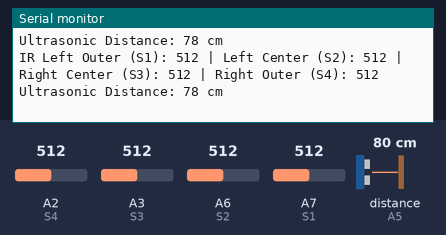
Bench run of a sketch on a simulated Arduino Nano, built with avr-gcc and run on an emulated ATmega328P. On the bench: the last lines printed to the serial monitor. Wiring (inferred from the names in the program): ultrasonic range finder: trigger A4; echo A5. The test bench sets the inputs (shaded band); at power-on: distance to the obstacle (sensor on A5) 80 cm, A2 (S4) = 512, A3 (S3) = 512, A6 (S2) = 512, A7 (S1) = 512. The echo pulse lasts 58.3 µs per cm.

Above: at 1.3 s.
1.4 s: distance to the obstacle (sensor on A5) set to 2 cm
At 1.85 s:
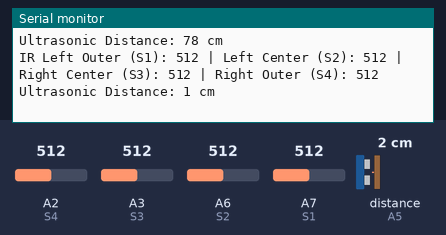
2.9 s: A2 (S4) set to 716
At 3.37 s:
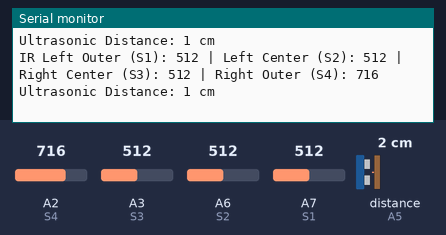
4.4 s: A3 (S3) set to 716
At 4.88 s:
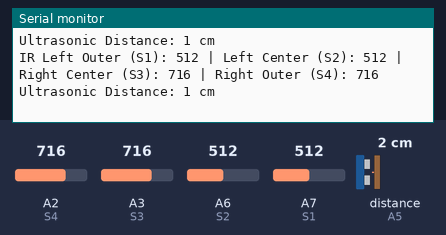
5.9 s: A6 (S2) set to 716
At 6.4 s:
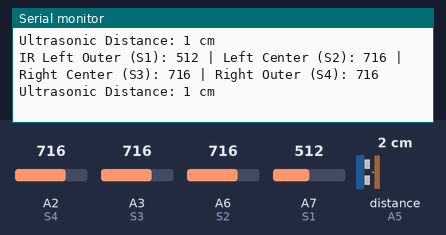
7.4 s: A7 (S1) set to 716
At 7.92 s:
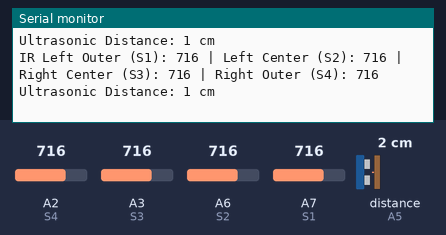
8.9 s: distance to the obstacle (sensor on A5) set to 4 cm
At 9.44 s:
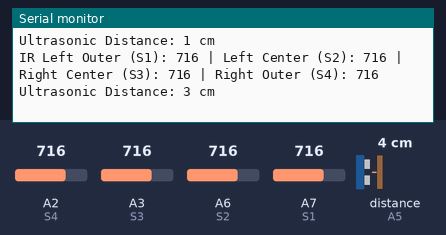
Timing chart, 0 to 11.4 s (numbered marks = the images above; inputs shaded):
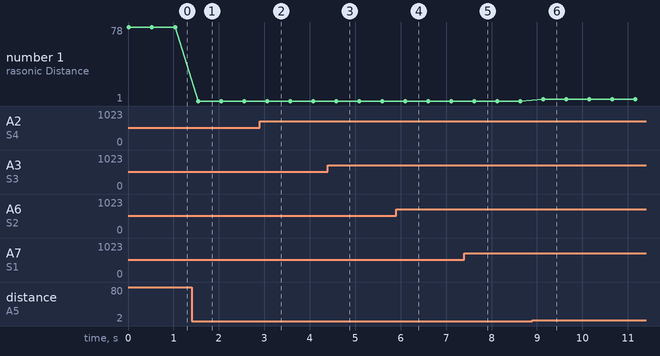

Measured:
- after the input at 1.4 s, the serial monitor: prints a new line after 0.14 s (image 1)
- after the input at 2.9 s, the serial monitor: prints a new line after 0.15 s (image 2)
- after the input at 4.4 s, the serial monitor: prints a new line after 0.17 s (image 3)
- after the input at 5.9 s, the serial monitor: prints a new line after 0.19 s (image 4)
- after the input at 7.4 s, the serial monitor: prints a new line after 0.21 s (image 5)
- after the input at 8.9 s, the serial monitor: prints a new line after 0.24 s (image 6)

The sketch:

Maze_solver_1.ino
```cpp
// ================= SENSOR CHECK =================
// IR Sensors
#define S1 A7  // Left Outer
#define S2 A6  // Left Center
#define S3 A3  // Right Center
#define S4 A2  // Right Outer

// Ultrasonic
#define TRIG A4
#define ECHO A5

void setup() {
  Serial.begin(115200);
  pinMode(TRIG, OUTPUT);
  pinMode(ECHO, INPUT);
  Serial.println("Sensor Check Started - Values updating every 500ms");
}

void loop() {
  // Read IR
  int s1 = analogRead(S1);
  int s2 = analogRead(S2);
  int s3 = analogRead(S3);
  int s4 = analogRead(S4);

  // Read Ultrasonic
  long distance = getDistance();

  // Print
  Serial.print("IR Left Outer (S1): "); Serial.print(s1);
  Serial.print(" | Left Center (S2): "); Serial.print(s2);
  Serial.print(" | Right Center (S3): "); Serial.print(s3);
  Serial.print(" | Right Outer (S4): "); Serial.println(s4);
  Serial.print("Ultrasonic Distance: "); Serial.print(distance); Serial.println(" cm");

  delay(500);  // Update rate
}

long getDistance() {
  digitalWrite(TRIG, LOW);
  delayMicroseconds(2);
  digitalWrite(TRIG, HIGH);
  delayMicroseconds(10);
  digitalWrite(TRIG, LOW);
  long duration = pulseIn(ECHO, HIGH, 30000);
  if (duration == 0) return 0;
  return duration * 0.034 / 2;
}
```
